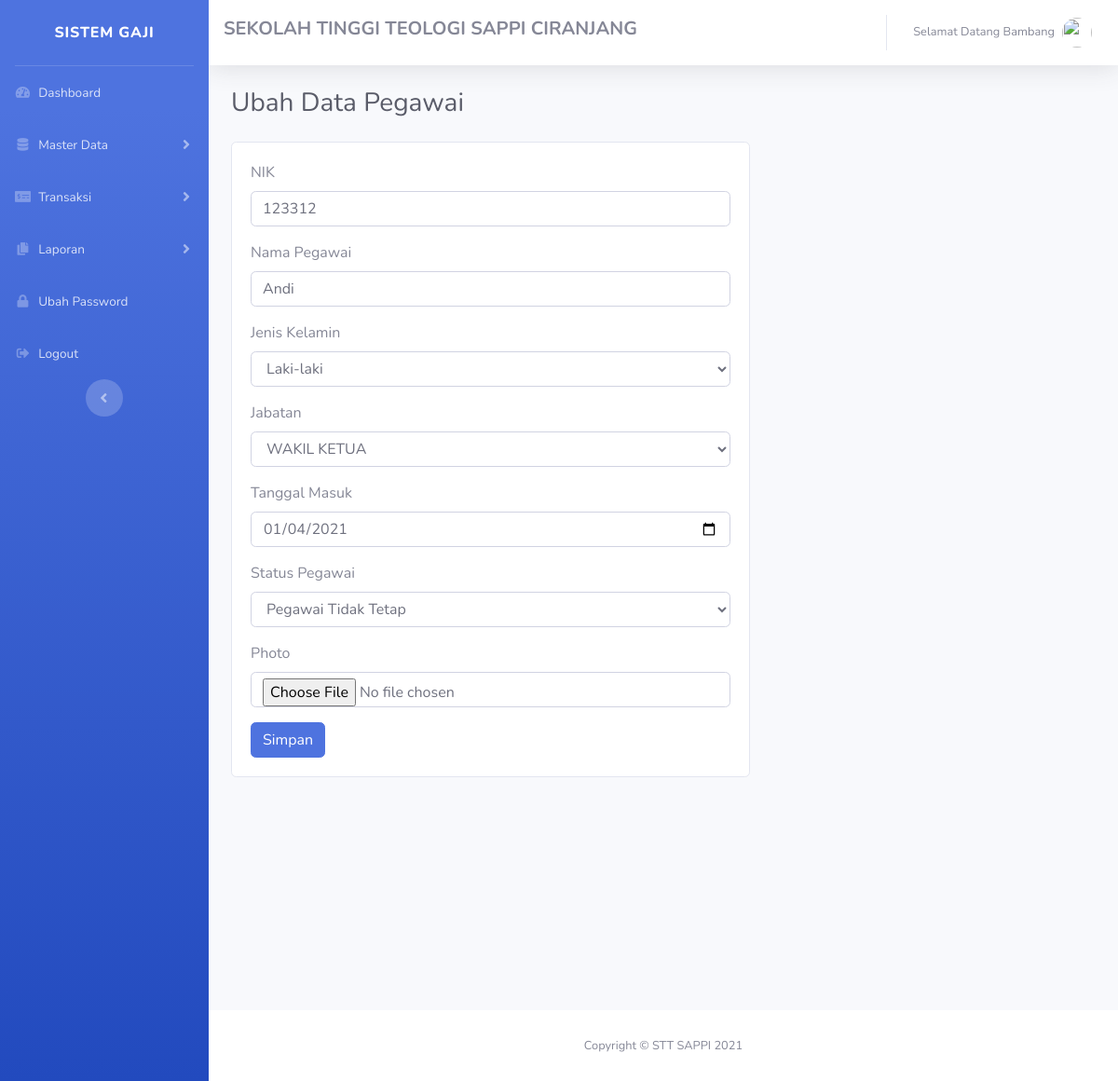
The app's page /admin/dataPegawai/updateData/2 with its own data.
### tables this page shows
CREATE TABLE `data_pegawai` (
  `id_pegawai` int(11) NOT NULL,
  `nik` varchar(50) NOT NULL,
  `nama_pegawai` varchar(225) NOT NULL,
  `jenis_kelamin` varchar(20) NOT NULL,
  `jabatan` varchar(50) NOT NULL,
  `tanggal_masuk` date NOT NULL,
  `status` varchar(50) NOT NULL,
  `photo` varchar(225) NOT NULL
);

### application/controllers/admin/DataPegawai.php (called while the page is built, shortened)
<?php
class DataPegawai extends CI_Controller
{
  public function updateData($id)
  {
    $data['judul'] = 'Ubah Data Pegawai';
    $data['jabatan'] = $this->penggajianModel->getData('data_jabatan')->result();
    $data['pegawai'] = $this->db->query("SELECT * FROM data_pegawai WHERE id_pegawai = '$id'")->result();
    $this->load->view('templates_admin/header', $data);
    $this->load->view('templates_admin/sidebar');
    $this->load->view('admin/formUpdatePegawai', $data);
    $this->load->view('templates_admin/footer');
  }
}

### index.php (called while the page is built, shortened)
<?php
require_once BASEPATH.'core/CodeIgniter.php';

### application/views/admin/formUpdatePegawai.php (the view, shortened to what this page needs)
<div class="container-fluid">
  <div class="d-sm-flex align-items-center justify-content-between mb-4">
    <h1 class="h3 mb-0 text-gray-800"><?= $judul; ?></h1>
  </div>
  <div class="card" style="width: 60%;">
    <div class="card-body">
      <?php foreach ($pegawai as $p) : ?>
        <form method="POST" action="<?= base_url('admin/dataPegawai/updateDataAksi') ?>" enctype="multipart/form-data">
          <div class="form-group">
            <label>NIK</label>
            <input type="number" name="nik" class="form-control" value="<?= $p->nik ?>">
          </div>
          <div class="form-group">
            <label>Nama Pegawai</label>
            <input type="text" name="nama_pegawai" class="form-control" value="<?= $p->nama_pegawai ?>">
          </div>
          <div class="form-group">
            <label>Jenis Kelamin</label>
            <select name="jenis_kelamin" class="form-control">
              <option value="<?= $p->jenis_kelamin ?>"><?= $p->jenis_kelamin ?></option>
            </select>
          </div>
          <div class="form-group">
            <label>Jabatan</label>
            <select name="jabatan" class="form-control">
              <option value="<?= $p->jabatan ?>"><?= $p->jabatan ?></option>
            </select>
          </div>
          <div class="form-group">
            <label>Tanggal Masuk</label>
            <input type="date" name="tanggal_masuk" class="form-control" value="<?= $p->tanggal_masuk ?>">
          </div>
          <div class="form-group">
            <label>Status Pegawai</label>
            <select name="status" class="form-control">
              <option value="<?= $p->status ?>"><?= $p->status ?></option>
            </select>
          </div>
          <div class="form-group">
            <label>Photo</label>
            <input type="file" name="photo" class="form-control">
          </div>
          <button type="submit" class="btn btn-primary">Simpan</button>
        </form>
      <?php endforeach; ?>
    </div>
  </div>
</div>

### records on screen
data_pegawai: nik "123312", nama_pegawai "Andi", jenis_kelamin "Laki-laki", jabatan "WAKIL KETUA", tanggal_masuk "01/04/2021", status "Pegawai Tidak Tetap"

### other values on screen
$judul "Ubah Data Pegawai"
